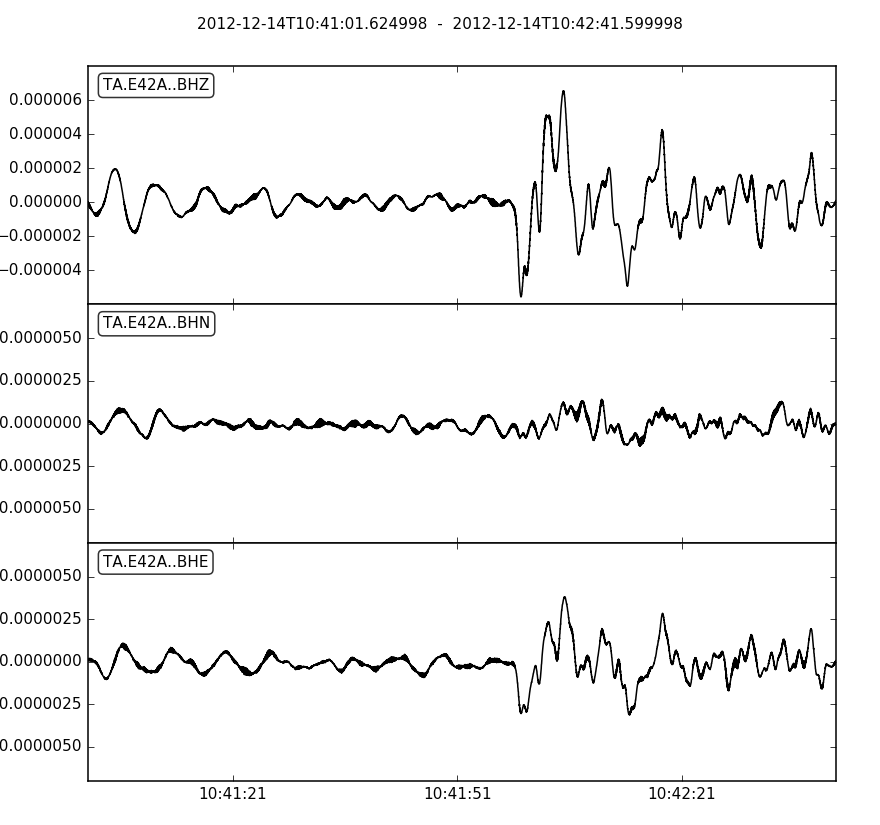

Write the Python code that produced this figure.
from obspy import UTCDateTime
from obspy.clients.fdsn import Client
client = Client("IRIS")
t = UTCDateTime("2012-12-14T10:36:01.6Z")
st = client.get_waveforms("TA", "E42A", "*", "BH?", t+300, t+400,
                          attach_response=True)
st.remove_response(output="VEL")
st.plot()
